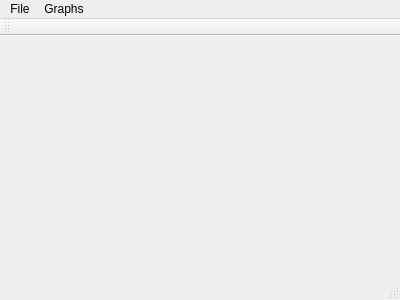
<?xml version="1.0" encoding="UTF-8"?>
<ui version="4.0">
 <class>MainWindow</class>
 <widget class="QMainWindow" name="MainWindow">
  <property name="geometry">
   <rect>
    <x>0</x>
    <y>0</y>
    <width>400</width>
    <height>300</height>
   </rect>
  </property>
  <property name="windowTitle">
   <string>MySQL PAT</string>
  </property>
  <widget class="QWidget" name="centralWidget">
   <widget class="Plot" name="plot" native="true">
    <property name="geometry">
     <rect>
      <x>-1</x>
      <y>-1</y>
      <width>401</width>
      <height>241</height>
     </rect>
    </property>
   </widget>
  </widget>
  <widget class="QMenuBar" name="menuBar">
   <property name="geometry">
    <rect>
     <x>0</x>
     <y>0</y>
     <width>400</width>
     <height>20</height>
    </rect>
   </property>
   <widget class="QMenu" name="menuFIle">
    <property name="title">
     <string>File</string>
    </property>
    <addaction name="actionOpen"/>
    <addaction name="actionExit"/>
   </widget>
   <widget class="QMenu" name="menuGraphs">
    <property name="title">
     <string>Graphs</string>
    </property>
   </widget>
   <addaction name="menuFIle"/>
   <addaction name="menuGraphs"/>
  </widget>
  <widget class="QToolBar" name="mainToolBar">
   <property name="enabled">
    <bool>true</bool>
   </property>
   <attribute name="toolBarArea">
    <enum>TopToolBarArea</enum>
   </attribute>
   <attribute name="toolBarBreak">
    <bool>false</bool>
   </attribute>
  </widget>
  <widget class="QStatusBar" name="statusBar"/>
  <action name="actionOpen">
   <property name="text">
    <string>Open</string>
   </property>
   <property name="shortcut">
    <string>Ctrl+O</string>
   </property>
  </action>
  <action name="actionExit">
   <property name="text">
    <string>Exit</string>
   </property>
  </action>
 </widget>
 <layoutdefault spacing="6" margin="11"/>
 <customwidgets>
  <customwidget>
   <class>Plot</class>
   <extends>QWidget</extends>
   <header>plot.h</header>
   <container>1</container>
  </customwidget>
 </customwidgets>
 <resources/>
 <connections/>
</ui>
